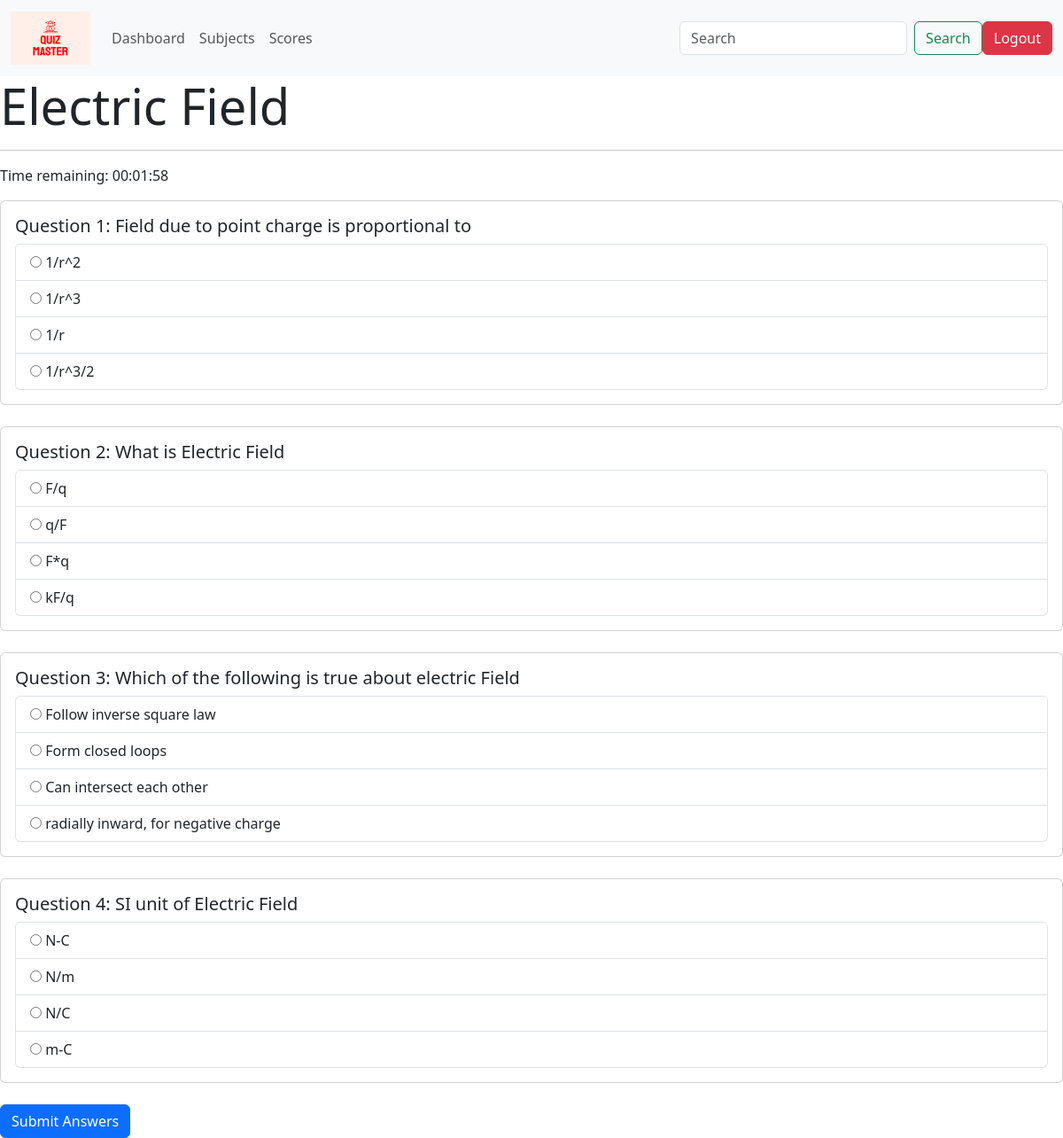
The page /attempt/quiz/2 (signed in) on the database its author committed.
### controller/models.py (models this page shows)
class Quiz(db.Model):
    id = db.Column(db.Integer, primary_key = True, autoincrement = True)
    chapter_id = db.Column(db.Integer, db.ForeignKey('chapter.id'), nullable = False)
    name = db.Column(db.String(128), nullable = False)
    date_of_quiz = db.Column(db.Date, nullable = False)
    duration = db.Column(db.String(64),nullable = False)
    syllabus = db.Column(db.Text)
    total_questions = db.Column(db.Integer)
    maximum_marks = db.Column(db.Integer)
    questions = db.relationship('Question', backref = 'quiz', lazy = True)
    quiz_attempts = db.relationship('Score', backref = 'quiz', lazy = True)

class Question(db.Model):
    id = db.Column(db.Integer, primary_key = True, autoincrement = True)
    quiz_id = db.Column(db.Integer, db.ForeignKey('quiz.id'), nullable = False)
    statement = db.Column(db.Text, nullable = False)
    option_a = db.Column(db.String(128), nullable = False)
    option_b = db.Column(db.String(128), nullable = False)
    option_c = db.Column(db.String(128), nullable = False)
    option_d = db.Column(db.String(128), nullable = False)
    correct_answer = db.Column(db.String(128), nullable = False)
    marks = db.Column(db.Integer, nullable = False)
    answers = db.relationship('Answers', backref = 'question', lazy = True)

### controller/user_routes.py (the view, shortened to what this page needs)
@app.route('/attempt/quiz/<int:quiz_id>', methods=['GET', 'POST']) # URL for attempting a quiz
@login_required
def attempt_quiz(quiz_id):
    quiz = Quiz.query.get_or_404(quiz_id)
    questions = quiz.questions
    duration = quiz.duration
    return render_template('attempt_quiz.html', quiz=quiz, questions=questions, duration=duration)

### controller/authorization_routes.py (called while the page is built)
@login_manager.user_loader
def load_user(user_id):
    return User.query.get(int(user_id))

### templates/attempt_quiz.html (shortened to what this page needs)
{% extends 'base.html' %}
{% block content %}
    <h1 class="display-4">{{ quiz.name }}</h1>
    <hr>
    <p>Time remaining: <span id="timer"></span></p>
    <form id = "myform" action = "/attempt/quiz/{{quiz.id}}" method="post">
        {% for question in questions %}
            <div class="card mb-4">
                <div class="card-body">
                    <h5 class="card-title">Question {{ loop.index }}: {{ question.statement }}</h5>
                    <ul class="list-group">
                        <li class="list-group-item">
                            <input type="radio" name="{{ question.id }}" value="{{question.option_a}}" required>
                            {{ question.option_a }}
                        </li>
                        <li class="list-group-item">
                            <input type="radio" name="{{ question.id }}" value="{{question.option_b}}" required>
                            {{ question.option_b }}
                        </li>
                        <li class="list-group-item">
                            <input type="radio" name="{{ question.id }}" value="{{question.option_c}}" required>
                            {{ question.option_c }}
                        </li>
                        <li class="list-group-item">
                            <input type="radio" name="{{ question.id }}" value="{{question.option_d}}" required>
                            {{ question.option_d }}
                        </li>
                    </ul>
                </div>
            </div>
        {% endfor %}
        <button type="submit" class="btn btn-primary">Submit Answers</button>
    </form>
{% endblock %}

### rows shown on the page
Quiz: name "Electric Field"
Question: statement "Field due to point charge is proportional to", option_a "1/r^2", option_b "1/r^3", option_c "1/r", option_d "1/r^3/2"
Question: statement "What is Electric Field", option_a "F/q", option_b "q/F", option_c "F*q", option_d "kF/q"
Question: statement "Which of the following is true about electric Field", option_a "Follow inverse square law", option_b "Form closed loops", option_c "Can intersect each other", option_d "radially inward, for negative charge"
Question: statement "SI unit of Electric Field", option_a "N-C", option_b "N/m", option_c "N/C", option_d "m-C"
